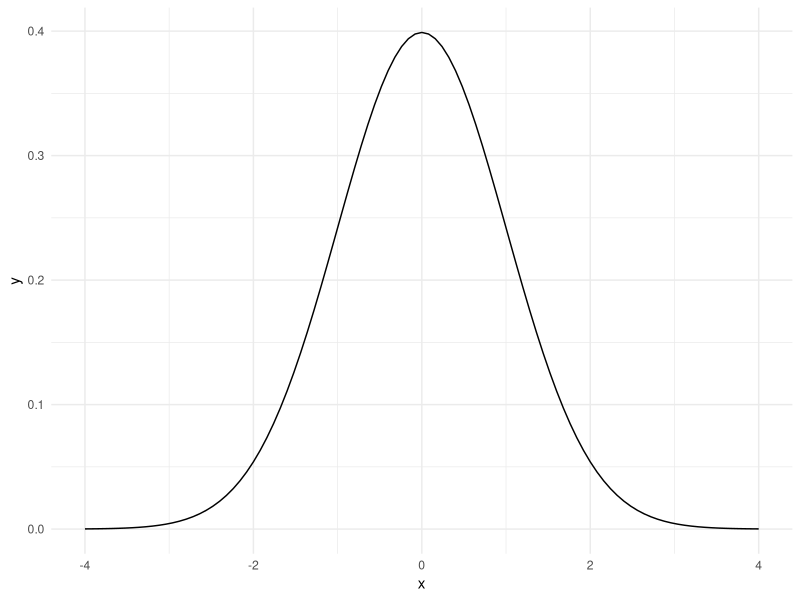
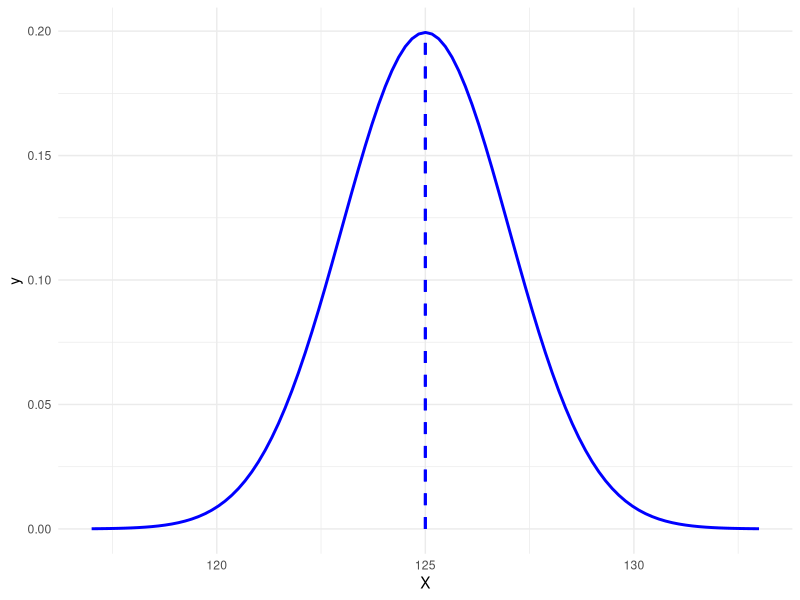

The R script that drew these images, in order:
## ---- chunk 1
library(ggplot2)
ggplot(data.frame(x = c(-4, 4)), aes(x = x)) +
  stat_function(fun = dnorm) +
  theme_minimal()
  
## ---- chunk 2
library(ggplot2)

Xmedia <- 125
Xdt <- 2

Xmin <- Xmedia-4*Xdt
Xmax <- Xmedia+4*Xdt

Ymax <- dnorm(Xmedia, Xmedia, Xdt)

ggplot(data.frame(X = c(Xmin, Xmax)), aes(x = X)) +
  stat_function(fun = dnorm, args = c(Xmedia, Xdt), 
                linewidth = 1, 
                colour = "blue") +
  geom_segment(aes(x = Xmedia, y = 0, xend = Xmedia, yend = Ymax), 
               linetype = "dashed", 
               linewidth = 1, 
               colour = "blue") +
  theme_minimal() +
  xlim(c(Xmin, Xmax))
